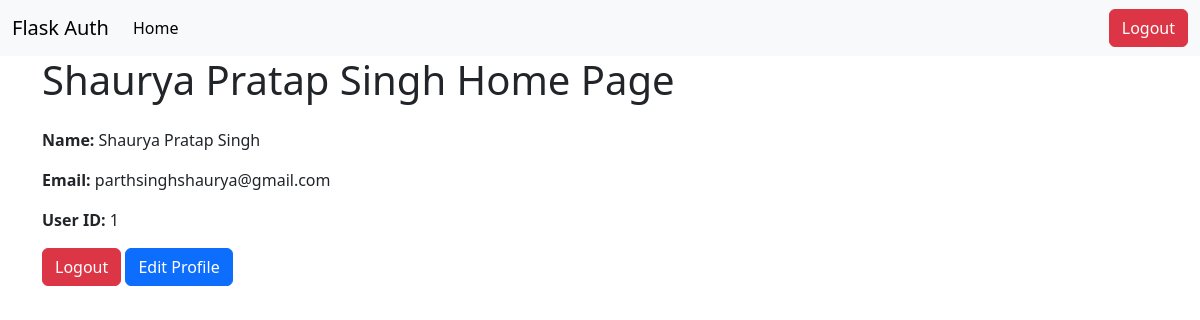
Page /dashboard (signed in) on the earlier database version.
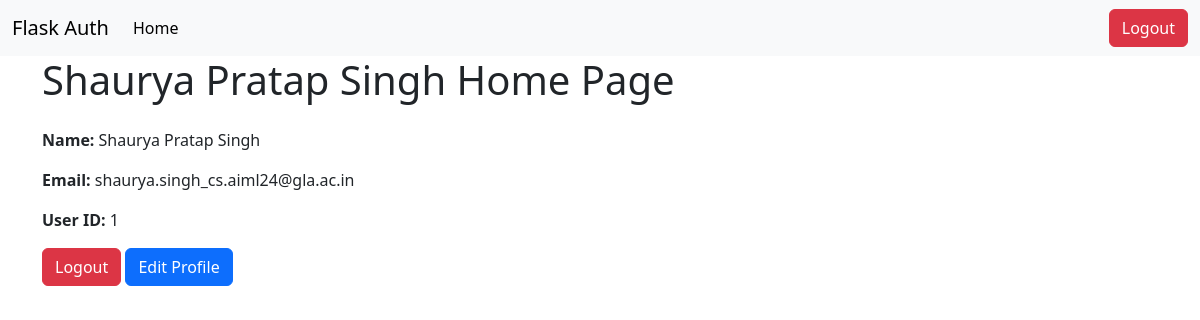
Same page on the later database version.
### app.py (models this page shows, shortened)
class User(db.Model):
    id = db.Column(db.Integer, primary_key = True)
    name = db.Column(db.String(100), nullable = False)
    email = db.Column(db.String(100), unique = True)
    password = db.Column(db.String(100))

### app.py (the view)
@app.route("/dashboard")
def dashboard():
    if 'email' in session:
        user = User.query.filter_by(email=session['email']).first()
        return render_template("dashboard.html", user=user)
    return redirect('/login')

### templates/dashboard.html (shortened to what this page needs)
{% extends 'base.html' %}
{% block body %}
    <div class="container">
        <h1>{{user.name}} Home Page</h1>
        <div class="mt-4">
            <p><strong>Name:</strong> {{user.name}}</p>
            <p><strong>Email:</strong> {{user.email}}</p>
            <p><strong>User ID:</strong> {{user.id}}</p>
            <div class="mt-3">
                <a href="{{ url_for('logout') }}" class="btn btn-danger">Logout</a>
                <a href="{{ url_for('index') }}" class="btn btn-primary">Edit Profile</a>
            </div>
        </div>
    </div>
{% endblock body %}

### templates/base.html (shortened to what this page needs)
<!doctype html>
<html lang="en">
<head>
  <link href="https://cdn.jsdelivr.net/npm/bootstrap@5.3.8/dist/css/bootstrap.min.css" rel="stylesheet"
>
</head>
<body>
  <nav class="navbar navbar-expand-lg bg-body-tertiary">
    <div class="container-fluid">
      <a class="navbar-brand" href="/">Flask Auth</a>
      <div class="collapse navbar-collapse" id="navbarSupportedContent">
        <ul class="navbar-nav me-auto mb-2 mb-lg-0">
          <li class="nav-item">
            <a class="nav-link active" aria-current="page" href="/">Home</a>
          </li>
        </ul>
        <form class="d-flex">
          {% if 'email' in session %}
          <a class="btn btn-danger" href="/logout">Logout</a>
          {% endif %}
        </form>
      </div>
    </div>
  </nav>
  {% block body %}
  {% endblock body %}
</body>
</html>

Differences in the rows shown:
changed User "Shaurya Pratap Singh": email "parthsinghshaurya@gmail.com" → "shaurya.singh_cs.aiml24@gla.ac.in"
